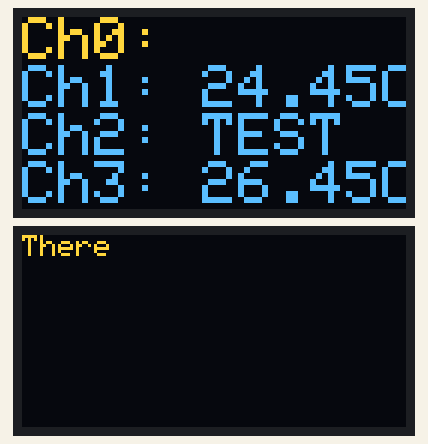
Bench run of a sketch on a simulated Arduino Uno, built with avr-gcc and run on an emulated ATmega328P. On the bench: 2 × 128×64 one-colour display. The OLED is the two-colour kind (top 16 rows yellow).

Above: at 0.2 s.

The sketch:

oled_writing_test.ino
```cpp
#include "SSD1306Ascii.h" // https://github.com/greiman/SSD1306Ascii
#include "SSD1306AsciiWire.h" // https://github.com/greiman/SSD1306Ascii

// 0X3C+SA0 - 0x3C or 0x3D for OLED screen on I2C bus
#define I2C_ADDRESS1 0x3C
#define I2C_ADDRESS2 0x3D
SSD1306AsciiWire oled1; // create OLED display object
SSD1306AsciiWire oled2; // create OLED display object


void setup() {
    //----------------------------------
  // Start up the oled displays
  oled1.begin(&Adafruit128x64, I2C_ADDRESS1);
  oled1.set400kHz();
  oled1.setFont(Adafruit5x7);
  oled1.clear();
  oled1.print(F("Hello"));
  // Start up the 2nd oled display
  oled2.begin(&Adafruit128x64, I2C_ADDRESS2);
  oled2.set400kHz();
  oled2.setFont(Adafruit5x7);
  oled2.clear();
  oled2.print(F("There"));

  //---------------------------------------
  oled1.home();
  oled1.clear();
  oled1.set2X();
  for (int i = 0; i < 4; i++){
      oled1.print(F("Ch"));
      oled1.print(i);
      oled1.print(": ");
      oled1.print(23.45+i);
      oled1.println(F("C"));
  }
  oled1.home();
  // Clear columns 60 to 128 (end) of screen
  // for the current row + the row beneath it. At
  // 2x font, this will clear a single row of large text
  oled1.clear(60, 128, oled1.row(), oled1.row()+1);

  oled1.setRow(4);
  oled1.clear(60,128,oled1.row(),oled1.row()+1);
  oled1.print("TEST");

}

void loop() {
  // put your main code here, to run repeatedly:

}
```
